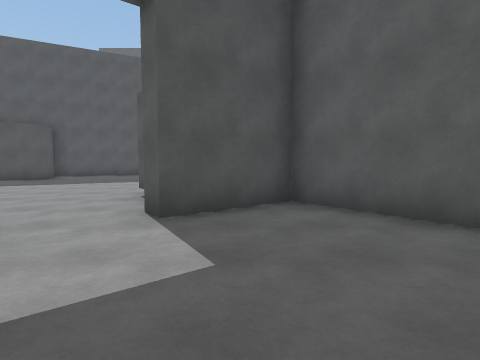
view 1 (above)

24 first-person views from a walk through a Unity game level. The camera is 1.4 m above the floor, tilts 4° down and sees 80° across. The floor is counted in squares, 2 m on a side. Each view is taken from the middle of a square. On the plan, view 1 faces up. The plan holds only what a view shows up to about 10 squares ahead; the rest is blank. The place goes on beyond the plan.

view 2
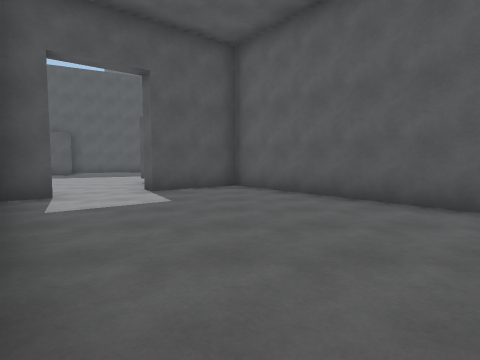

view 3
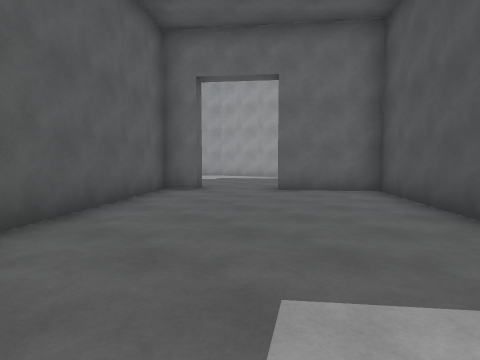

view 4
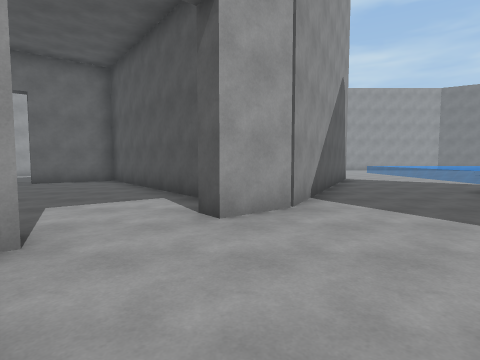

view 5
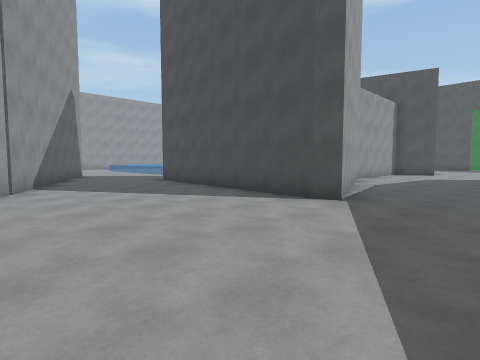

view 6
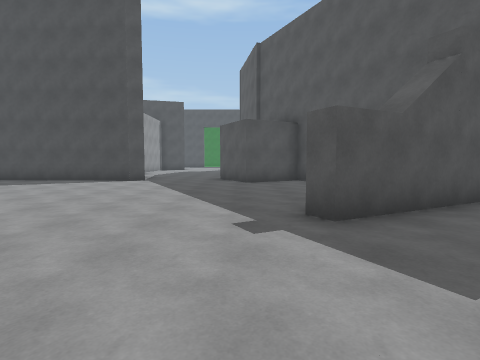

view 7
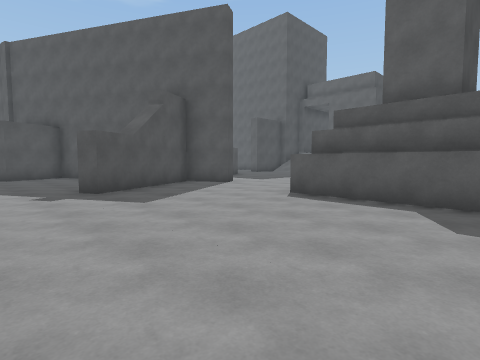

view 8
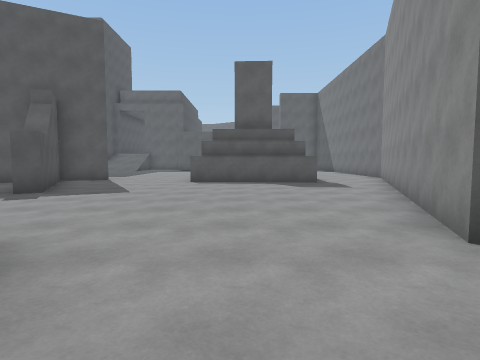

view 9
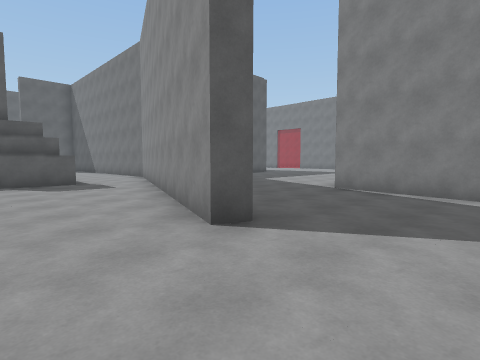

view 10
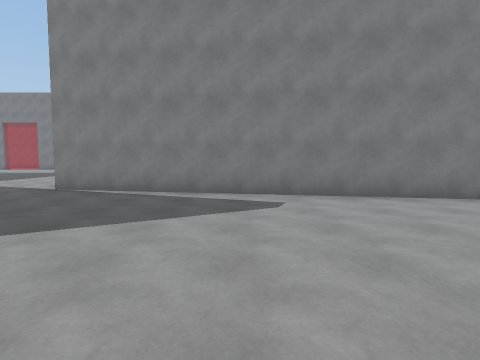

view 11
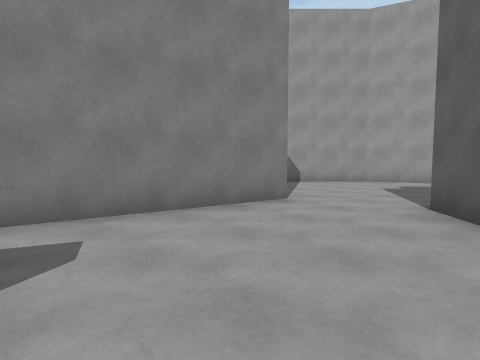

view 12
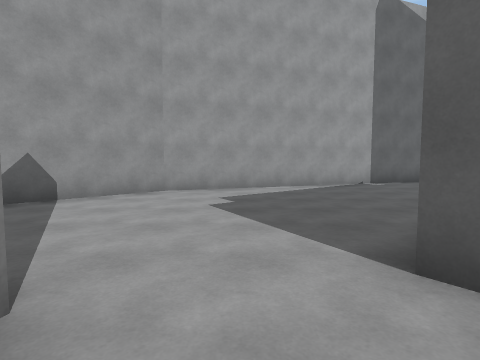

view 13
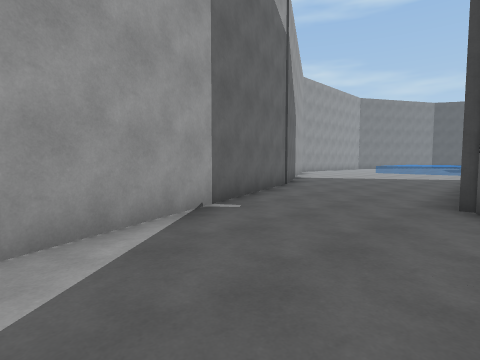

view 14
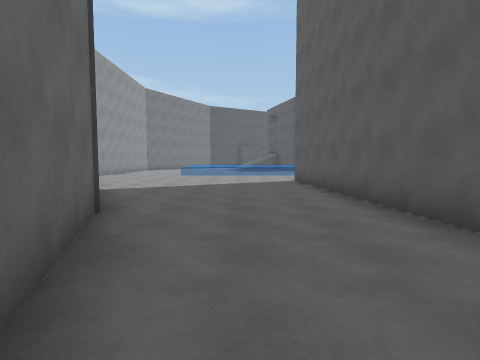

view 15
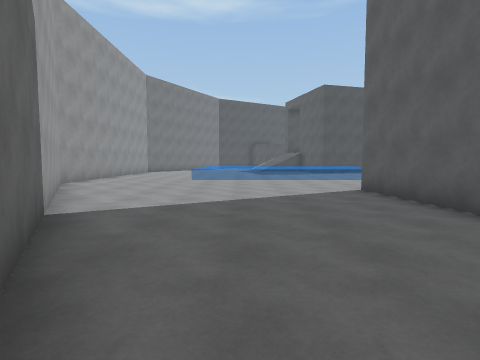

view 16
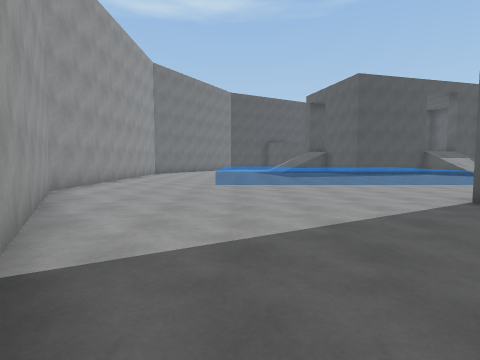

view 17
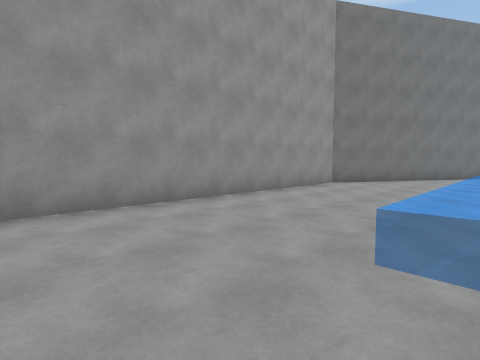

view 18
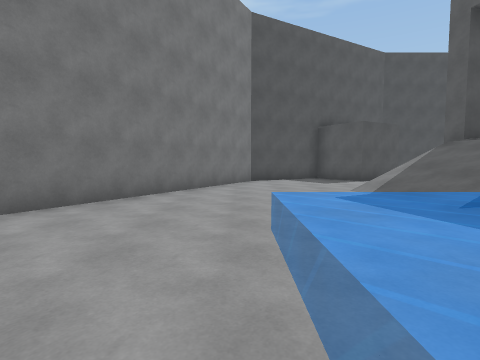

view 19
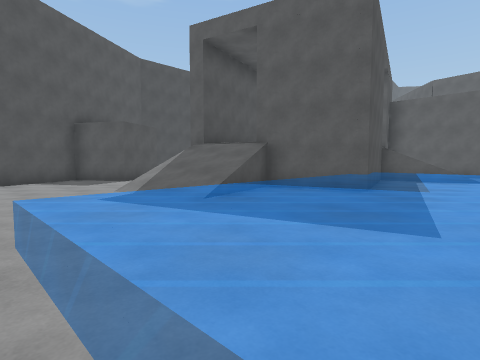

view 20
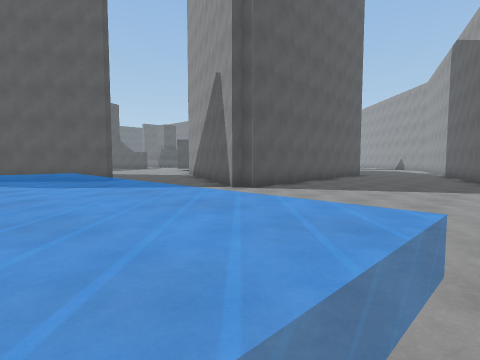

view 21
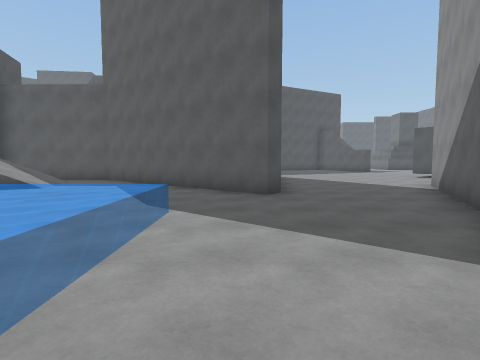

view 22
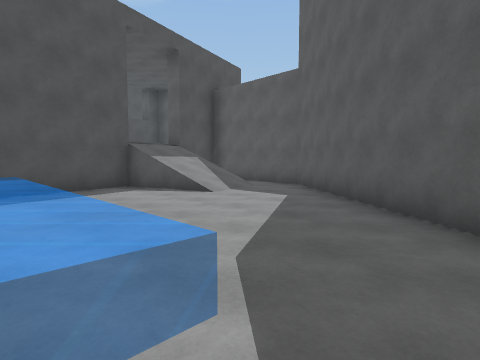

view 23
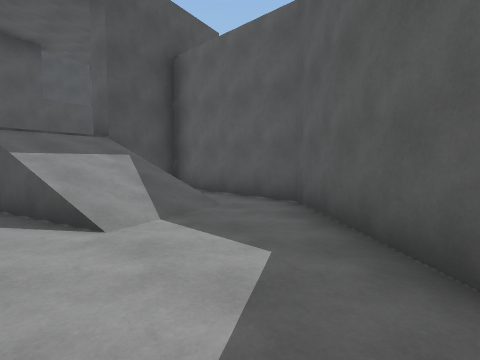

view 24
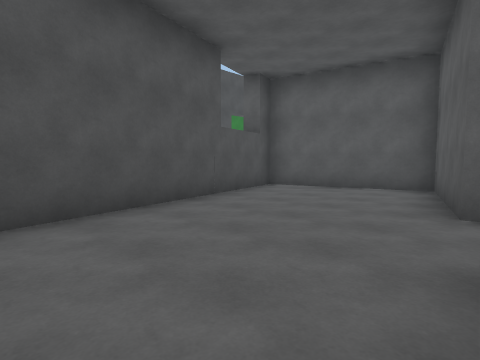

### Floor plan
Key: @ floor where view 1 was taken; # wall or solid block; . main floor; : floor 2.5 m higher than the main floor; / step, stairs or slope; ^ raised ledge.
Columns run from 24 left of view 1 to 13 right of it. Each row starts with its distance up from view 1.
 16                       ...
 15                      ##...#   ..#
 14                     ##....####..#
 13                     .##.........#
 12                 # ....#........##   ..
 11                 #.....#........#  ....
 10                 ##............##.....
  9                 ..............#.....
  8          .....................#...#
  7          ...............  ...##...#
  6      ##   ....###......#  ........#
  5   #####    .### #......### ......##
  4   #:::#######   #......#.##......#
  3   #::::#./..##  #.........##.....#
  2   #::::////..####....#.....##....#
  1   ##::::///...###...##......#....#
  0    #:::#........#...###.@...##...#
 -1    #:::##..........## ##.....#....
 -2    #::::#..........#   ##..........
 -3    ##   #     ^...##   ##.##........
 -4     #:##^     ^...#  ######........#
 -5  #  ///..     ^...####............##
 -6 ##.  //..     ^................####
 -7 #....//..     ^..............###
 -8 #........     ^...........####
 -9 ##.......     ^........####
-10  ##..................###
-11   ###...............##
-12     ##............###
-13      ###........###
-14        ##########

Positions as (right, up) in squares from view 1, and headings:
1: (0, 0), facing up
2: (1, -3), facing up
3: (-1, 3), facing down-right
4: (-3, 6), facing down
5: (-3, 9), facing down-left
6: (2, 10), facing left
7: (5, 9), facing up-left
8: (3, 5), facing up
9: (3, 5), facing up-right
10: (3, 4), facing right
11: (5, 4), facing down-right
12: (7, 1), facing down
13: (6, -4), facing down-left
14: (3, -7), facing left
15: (0, -8), facing left
16: (-2, -9), facing left
17: (-8, -9), facing down-left
18: (-13, -10), facing left
19: (-13, -10), facing up-left
20: (-12, -10), facing up-right
21: (-9, -6), facing up
22: (-9, -3), facing up-left
23: (-11, 0), facing up-left
24: (-17, -2), facing up-left
